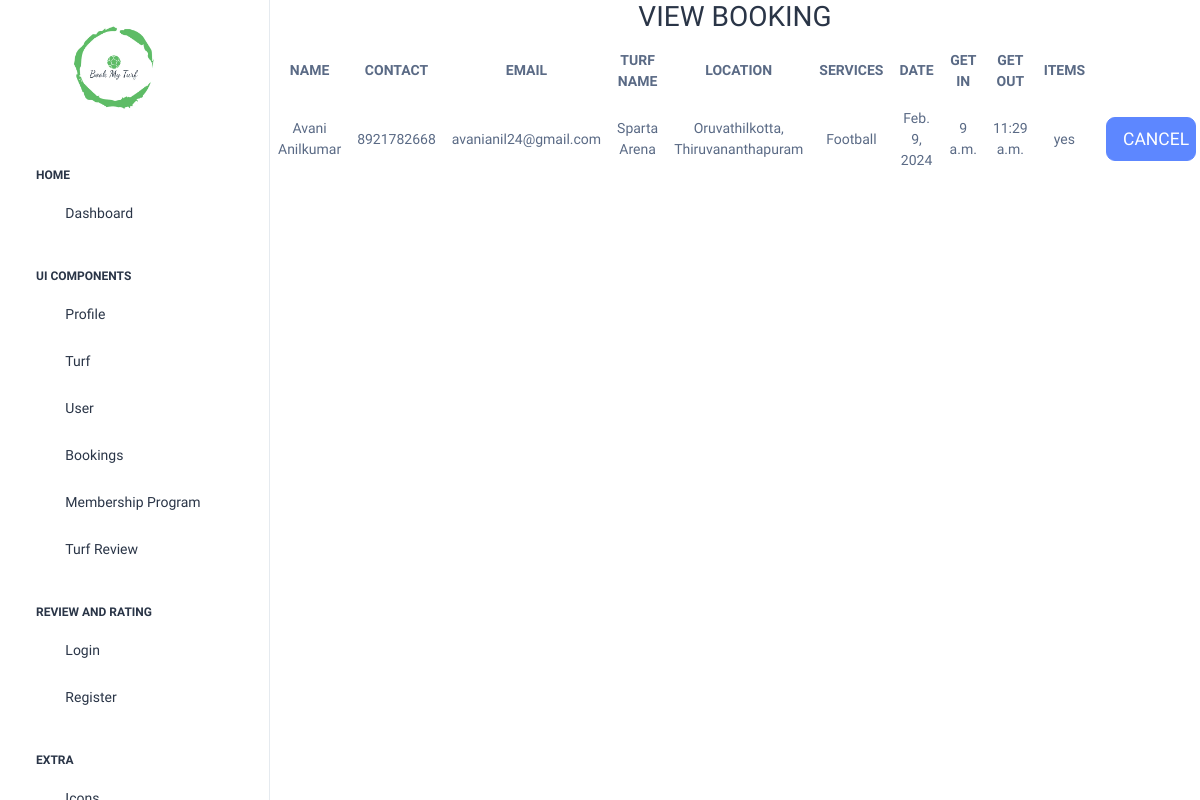
Page /managerviewbooking/ on the earlier database version.
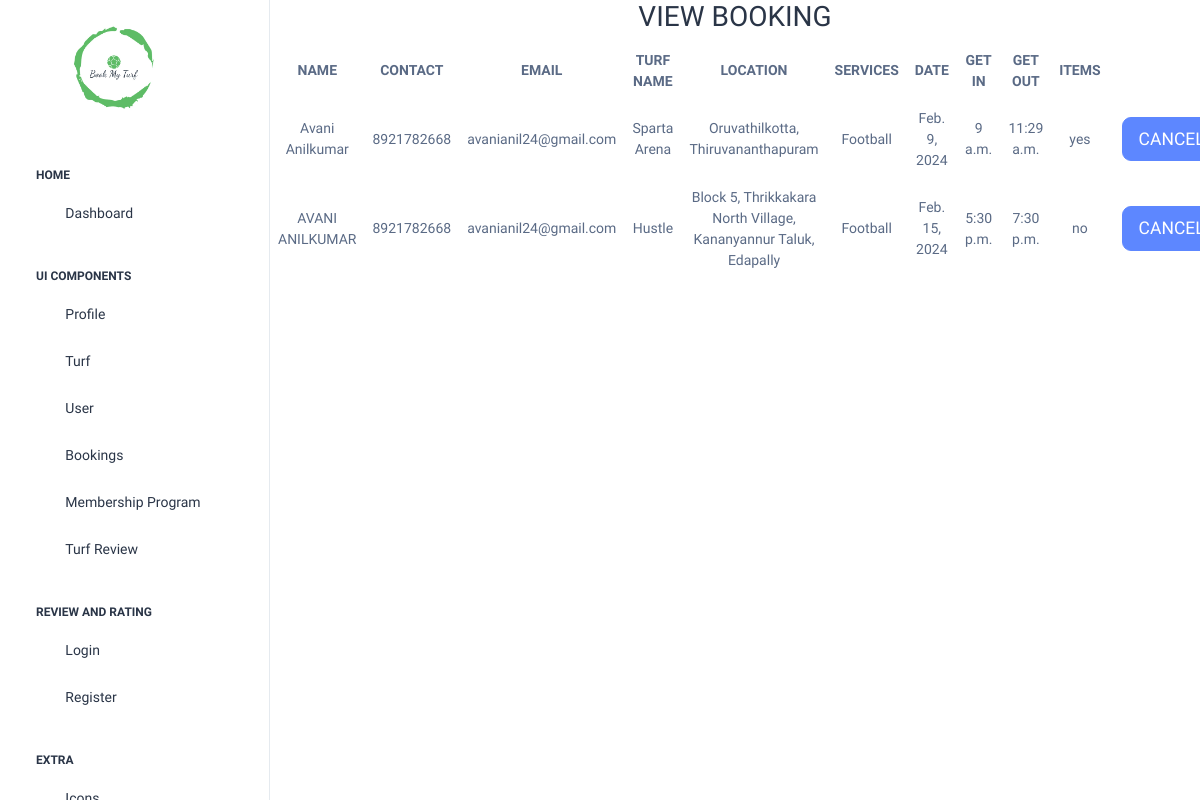
Same page on the later database version.
### turf_app/models.py (models this page shows)
class bookingtbl(models.Model):
    user_id = models.ForeignKey(usertbl,on_delete=models.CASCADE,null=True)
    fname = models.CharField(max_length=20, null=True)
    contact = models.CharField(max_length=11, null=True)
    email = models.EmailField(null=True)
    tname = models.CharField(max_length=20, null=True)
    loc = models.CharField(max_length=50, null=True)
    timing = models.CharField(max_length=20, null=True)
    amenities = models.TextField(max_length=60, null=True)
    services = models.CharField(max_length=60, null=True)
    bookdate = models.DateField(null=True)
    getin = models.TimeField(null=True)
    getout = models.TimeField(null=True)
    items = models.CharField(max_length=7, null=True)

### turf_app/views.py (the view)
# urls.py: path("managerviewbooking/", views.managerviewbooking),
def managerviewbooking(request):
    v = bookingtbl.objects.all()
    return render(request,"managerviewbooking.html",{"v":v})

### templates/managerviewbooking.html (shortened to what this page needs)
<!DOCTYPE html>
<html lang="en">
<head>
</head>
<body>
{% include 'sidebar2.html' %}
 <div class="body-wrapper">
<h2>VIEW BOOKING</h2>
<table style="width:100%">
    <tr>
        <th>NAME</th>
        <th>CONTACT</th>
        <th>EMAIL</th>
        <th>TURF NAME</th>
        <th>LOCATION</th>
        <th>SERVICES</th>
        <th>DATE</th>
        <th>GET IN</th>
        <th>GET OUT</th>
        <th>ITEMS</th>
    </tr>
    {%for i in v%}
    <tr>
        <td>{{i.fname}}</td>
        <td>{{i.contact}}</td>
        <td>{{i.email}}</td>
        <td>{{i.tname}}</td>
        <td>{{i.loc}}</td>
        <td>{{i.services}}</td>
        <td>{{i.bookdate}}</td>
        <td>{{i.getin}}</td>
        <td>{{i.getout}}</td>
        <td>{{i.items}}</td>
        <td> <a href="/delete/{{i.id}}" class="btn btn-primary btn-lg btn-block" style="width:90%;">CANCEL</a></td>
    </tr>
    {%endfor%}
</table>
 </div>
</body>
</html>

Differences in the rows shown:
added bookingtbl: fname "AVANI ANILKUMAR", contact "8921782668", email "avanianil24@gmail.com", tname "Hustle", loc "Block 5, Thrikkakara North Village, Kananyannur Taluk, Edapally", services "Football", bookdate "Feb. 15, 2024", getin "5:30 p.m.", getout "7:30 p.m.", items "no"
